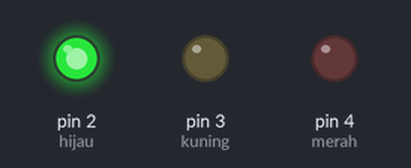
This sketch was run on a simulated Arduino Uno, built with avr-gcc and run on an emulated ATmega328P. Shown: output pins drawn as LEDs (lit = HIGH).

Above: at 1.0 s.
At 2.5 s:
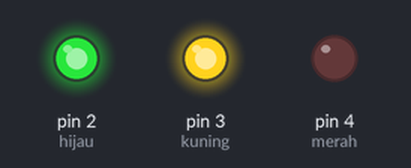
At 4.5 s:
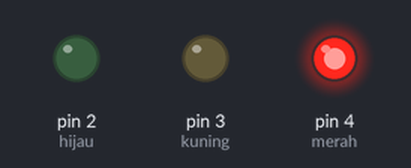
Timing chart, 0 to 7.8 s (numbered marks = the images above):
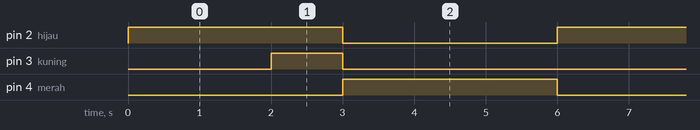

Measured:
- by itself, pin 2 (hijau), pin 4 (merah): alternates HIGH for 3.0 s and LOW for 3.0 s
- by itself, pin 3 (kuning): alternates HIGH for 1.0 s and LOW for 5.0 s
- by itself, everything shown: repeats every 6.0 s, in 4 steps

The sketch:

P1_-_LED_BLINK.ino
```cpp
int hijau = 2;
int kuning = 3;
int merah = 4;

void setup() {
  pinMode (hijau, OUTPUT);
  pinMode (kuning, OUTPUT);
  pinMode (merah, OUTPUT);
}

void loop() {
  digitalWrite (hijau, HIGH);
  delay (2000);
  digitalWrite (kuning, HIGH);
  delay (1000);
  digitalWrite (hijau, LOW);
  digitalWrite (kuning, LOW);
  digitalWrite (merah, HIGH);
  delay (3000);
  digitalWrite (merah, LOW);
  }
```
